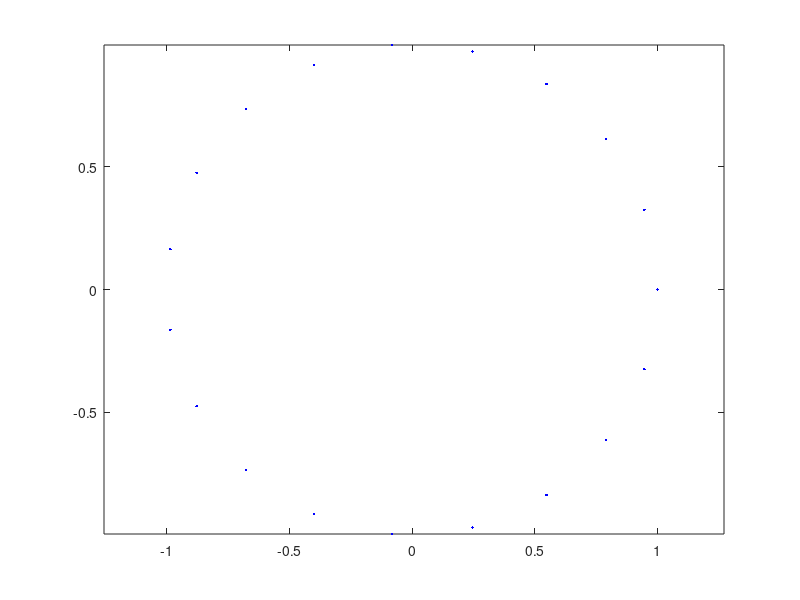

MATLAB code to generate this figure: (Note: this script raises an error after producing the figure.)

%% Vectors in Octave
% 
% When using a Notebook, remember to use shift-return to execute each cell.

% This is an Octave notebook.  All commands are Octave commands.
% 
% For this notebook to execute Octave commands in Jupyter on your machine,
% you must first:
% install Octave (from GNU.org)
% install the Octave kernel for Jupyter:
% 
% sudo   pip install octave_kernel
% sudo   python  -m  octave_kernel  install
% 
% For more information see  http://pypi.python.org/pypi/octave_kernel
% 
% 


n = 20;                                                                                                                                               
                                                                                                                                                      
t = linspace(0, 2*pi, n);  %  n points in a linear sequence, starting at 0, ending at 2*pi                                                            
t = (0:(n-1)) * 2*pi/n;                                                                                                                               
                                                                                                                                                      
x1 = cos(t);                                                                                                                                          
x2 = sin(t);                                                                                                                                          
                                                                                                                                                      
plot(x1,x2, 'b.')                                                                                                                                     
axis equal    %  axis equal == make x and y axes the same scale (i.e., aspect ratio = 1.0)           


%%% Fancier plot: draw vectors (arrows) for each point on the circle


plot(x1,x2, 'b.')                                                                                                                                     
axis equal                                                                                                                                            
                                                                                                                                                      
hold on            %  hold on == "superimpose another plot on the current figure"                                                                     
for i=1:n                                                                                                                                             
   quiver( 0,0, x1(i), x2(i), 'b' );  % draw an arrow from (0,0) to v = (x1(i),x2(i))                                                                 
end                                                                                                                                                   
hold off


%%% Define a function for plotting vectors, and make it even prettier


% function:  draw an arrow from (0,0) to v = (v1,v2)                                                                                                  
                                                                                                                                                      
drawvector = @(v1, v2, color)  quiver(0,0, v1,v2, 0,color, 'MaxHeadSize',0.05 )                                                                       
% the MaxHeadSize option makes the arrow heads smaller                                                                                                
                                                                                                                                                      
plot(x1,x2, 'b.')                                                                                                                                     
axis equal                                                                                                                                            
                                                                                                                                                      
hold on                                                                                                                                               
for i=1:n                                                                                                                                             
   drawvector( x1(i), x2(i), 'b' );                                                                                                                   
end                                                                                                                                                   
hold off



t = linspace(0, 2*pi, n);                                                                                                                             
                                                                                                                                                      
x1 = cos(t);                                                                                                                                          
x2 = sin(t);                                                                                                                                          
                                                                                                                                                      
z = zeros(n,1);                                                                                                                                       
                                                                                                                                                      
plot(x1,x2, 'b.')                                                                                                                                     
axis equal                                                                                                                                            
                                                                                                                                                      
hold on                                                                                                                                               
quiver( z, z, x1, x2, 0, 'b', 'MaxHeadSize',0.04, 'LineWidth',0.75 )  % thinner lines                                                                 
hold off


%%% Now translate each vector in the circle by a linear transformation


x = [ x1 ; x2 ];

A = [1.8 0.6 ; 0.6 0.7];  %  or any 2x2 matrix you want

Ax = A * x;

Ax1 = Ax(1,:);
Ax2 = Ax(2,:);


plot(x1,x2, 'b.')
axis equal
hold on

quiver( z, z, x1, x2, 0, 'b', 'MaxHeadSize',0.04, 'LineWidth',0.75 )

plot(Ax1, Ax2, 'r.')

quiver( z, z, Ax1, Ax2, 0, 'r', 'MaxHeadSize',0.04, 'LineWidth',0.75 )

hold off



plot(x1,x2, 'b.')
axis equal

hold on

plot(Ax1, Ax2, 'r.')

quiver( x1, x2, Ax1-x1, Ax2-x2, 0, 'm', 'MaxHeadSize',0.04, 'LineWidth',0.75 )
% plot the change from x to A*x -- with magenta arrows

hold off


%%% Fancy diagram...


A = [1.8 0.6 ; 0.6 0.7];
n = 4;

xtext  = { '(1,0)', '(0,1)', '(-1,0)',  '(0,-1)'  };
Axtext = { '(a,c)', '(b,d)', '(-a,-c)', '(-b,-d)' };

t = linspace(0, 2*pi, n);
t = (0:(n-1)) * 2*pi/n;
x1 = cos(t);
x2 = sin(t);
x = [ x1 ; x2 ];
Ax = A * x;
Ax1 = Ax(1,:);
Ax2 = Ax(2,:);
xmax = max( 1.5, max(abs(Ax1))+0.5 );
ymax = max( 1.5, max(abs(Ax2))+0.5 );
drawvector = @(v,c,t,dx,dy) {quiver(0,0,v(1),v(2), 0,c, 'MaxHeadSize',0.04, 'LineWidth',2.5 ), ...
                             text( v(1) + dx, v(2) + dy, t )} ;
drawtranslation = @(x1,x2,y1,y2,c)  quiver(x1,x2,(y1-x1),(y2-x2), 0,c, ...
                             'LineWidth',0.75, 'MaxHeadSize',0.04);

hold on
axis([-xmax xmax -ymax ymax])
axis equal
xlabel('translation by A of individual unit vectors is shown with magenta arrows')
for i=1:n
   drawtranslation( x1(i),x2(i),  Ax1(i),Ax2(i), 'm' );
   text( (x1(i)+Ax1(i))*0.57, (x2(i)+Ax2(i))*0.57, 'A', 'Color', 'm' );
   drawvector(  x(:,i), 'b',  xtext(i), x1(i)*0.25-0.15, x2(i)*0.15  );
   drawvector( Ax(:,i), 'r', Axtext(i), x1(i)*0.25-0.15, x2(i)*0.15  );
end
text(  1.15, 1.35, 'A = [ a b ]')
text(  1.23, 1.20, '    [ c d ]')
hold off


%%% Vector Projection


u = [7.68 ; 2.24]

v = [3 ; 4]

lambda = (u' * v) / (u' * u)   %  = length of projection of v onto u

vector_projection_of_v_onto_u  =  lambda * u


%%% Fancy diagram...


u = [7.68 ; 2.24]
v = [3 ; 4]
origin = [0; 0]

figure
axis([-1 9 -1 6])
axis equal
hold on
plot([-1;8], [0;0] )  % x-axis
plot([0;0],  [-1;5])  % y-axis
text(6.1,2.7, sprintf('u  =  [%4.2f, %4.2f]', u(1),u(2)))
text(3.1,4.2, sprintf('v  =  [%4.2f, %4.2f]', v(1),v(2)))
title('projection of v onto u')

lambda = (u' * v) / (u' * u)
w = lambda * u

drawvector = @(o,v,c)  quiver(o(1),o(2),v(1),v(2),0, c, 'MaxHeadSize',0.04,'LineWidth',2 )
drawvector( origin, u, 'r'  )
drawvector( origin, v, 'b'  )
drawvector( w,    v-w, 'm.' )
pause(5)
text(2.0,5.0, sprintf('lambda  =  ( <u,v> / <u,u> )  =  %4.2f', lambda))
text(4.0,0.9, sprintf('w  =  lambda  u  =  %4.2f  u', lambda))
text(4.0,0.5, sprintf('w  =  [%4.2f, %4.2f]', w(1),w(2)))
text(3.7,2.5, '3')
text(2.4,1.0, '4')
text(1.4,2.5, '5')
epsilon = 0.03;
drawvector( origin+epsilon, w+epsilon, 'm'  )
hold off


%%% Vector Length (and Norm)


u = [7.68 ; 2.24]

v = [3 ; 4]

disp(sprintf('length of u =? %f', u' * u ))
disp(sprintf('norm of u = %f', norm(u)))


disp(sprintf('length of v =? %f', v' * v ))
disp(sprintf('norm of v = %f', norm(v)))


%%% Incorrect mathematical definition of vector norm
% 
% $$norm(v) ~=~ <v,v> ~=~ v' * v ~=~ \sum_{i=1}^n ~ \overline{v_i} ~ v_i ~$$
% 
% Why is this definition incorrect?

%%% Discretized Functions


n = 100;
x = linspace(0, 4*pi, n);   %  x  =  vector of samples

f = @sin;                   %  f  =  sin
fx = sin(x);                %  fx is a discretized version of f

plot( x, fx, 'b.-' )


%%% Multiple views (subplots)


n = 100;
x = linspace(0, 4*pi, n);   %  x  =  vector of samples

f = @sin;                   %  f  =  sin
fx = sin(x);                %  fx = discretized f

subplot(3,1, 1)             %  1st of 3 plots
plot( x, fx, 'b.-' )

subplot(3,1, 2)             %  2nd of 3 plots
plot( x, [diff(fx) 0], 'r.-')

subplot(3,1, 3)             %  3rd of 3 plots
deltax = x(2) - x(1)
plot( x, fx, 'b.-',   x, [diff(fx)/deltax 0], 'r.-')


%%% Rotations


Rotation = @(t) [ cos(t) -sin(t) ; sin(t) cos(t) ]
get_ipython().magic('define a function that returns a rotation matrix')

theta = pi/2

R_theta = Rotation(theta)

R_theta_minus_theta = Rotation(theta) * Rotation(-theta)

R_theta_plus_theta = Rotation(theta) * Rotation(theta)

R_two_theta = Rotation(2 * theta)

phi = pi/4

R_theta_phi = Rotation(theta) * Rotation(phi)




